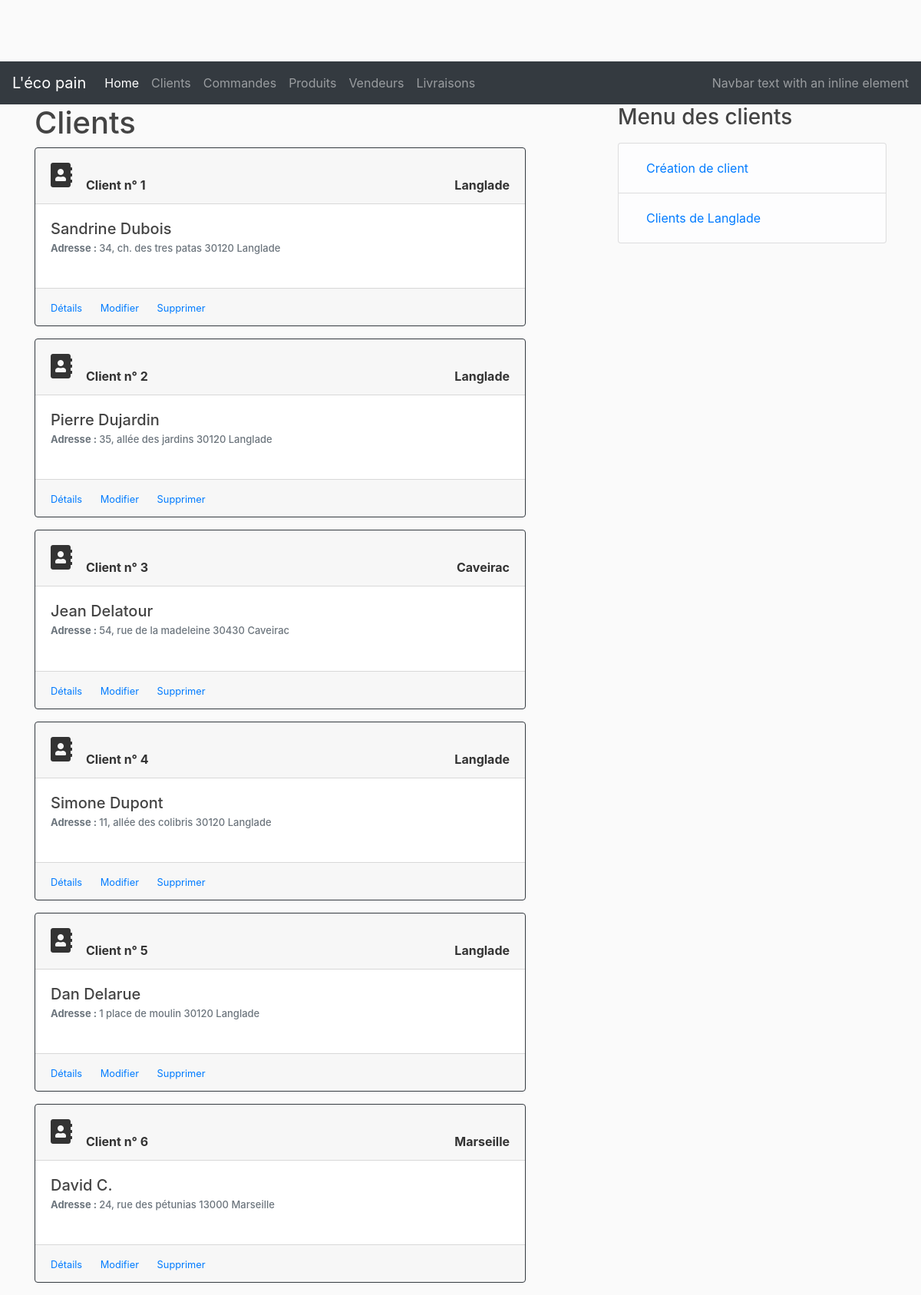
Page /customers on the committed database.
### lecopain/dao/customer.py (models this page shows, shortened)
class Customer(db.Model)        :
    __tablename__               = 'customers'
    id                          = db.Column(db.Integer, primary_key                             = True)
    firstname                   = db.Column(db.String(50), nullable                             = False)
    lastname                    = db.Column(db.String(50), nullable                             = False)
    address                     = db.Column(db.String(200))
    cp                          = db.Column(db.String(20))
    city                        = db.Column(db.String(50))
    email                       = db.Column(db.String(200), nullable                            = False)
    created_at                  = db.Column(db.DateTime, nullable                               = False, default = datetime.utcnow)
    orders                      = db.relationship('CustomerOrder', backref                      = 'owner', lazy  = True)

### lecopain/controllers/customer_controller.py (the view)
@customer_page.route("/customers", methods=['GET', 'POST'])
def customers():
    new_orders=[]
    customers = Customer.query.all()
    return render_template('/customers/customers_rest.html', customers=customers, cpt=0)

### lecopain/templates/customers/customers_rest.html (shortened to what this page needs)
{% extends "layout.html" %}
{% block content %}
<h1>Clients</h1>
    {% set count = O %}
    {% for customer in customers %}
    <div class="card border-dark mb-3" style="width: 40rem;">
        <div class="card-header">
                <span style="float: left; font-size: 2em;">
                    <i class="fas fa-address-book "> </i> &nbsp;
                </span>
                <br>
                <b>Client n° {{customer.id}}</b>
                <span style="float: right"><b>{{ customer.city }}</b></span>
        </div>
        <div class="card-body">
            <h5 class="card-title">
                {{customer.firstname}} {{customer.lastname}}
            </h5>
            <h6 class="card-subtitle mb-2 text-muted" style="font-size:13px;"><b>Adresse : </b>
                {{ customer.address }} {{ customer.cp }} {{ customer.city }}<br><br>
            </h6>
        </div>
        <div class="card-footer">
            <small class="text-muted">
                <a href="/customers/{{customer.id}}" class="card-link">Détails</a>
                <a href="/customers/update/{{customer.id}}" class="card-link">Modifier</a>
                <a href="/customers/delete/{{customer.id}}" class="card-link">Supprimer</a>
            </small>
        </div>
    </div>
    {% endfor %}
{% endblock %}
{% block right_menu %}
<div class="content-section">
    <h3>Menu des clients</h3>
    <p class='text-muted'>
        <ul class="list-group">
        <li class="list-group-item list-group-item-light">
            <a class="nav-link" href="/customers/new">Création de client</a></li>
        <li class="list-group-item list-group-item-light">
            <a class="nav-link" href="/customers/city/Langlade">Clients de Langlade</a></li>
        </ul>
    </p>
</div>
{% endblock %}

### lecopain/templates/layout.html (shortened to what this page needs)
<!DOCTYPE html>
<html>
<head>
  <link rel="stylesheet" href="https://stackpath.bootstrapcdn.com/bootstrap/4.2.1/css/bootstrap.min.css"
 />
  <link rel="stylesheet" type="text/css" href="{{ url_for('static', filename='main.css')}}" />
  <link rel="stylesheet" href="https://use.fontawesome.com/releases/v5.7.1/css/all.css"
 />
  <link rel="stylesheet"
    href="https://cdnjs.cloudflare.com/ajax/libs/tempusdominus-bootstrap-4/5.0.0-alpha14/css/tempusdominus-bootstrap-4.min.css" />
</head>
<body>
  <nav class="navbar navbar-expand-lg navbar-dark bg-dark">
    <a class="navbar-brand" href="#">L'éco pain</a>
    <div class="collapse navbar-collapse" id="navbarText">
      <ul class="navbar-nav mr-auto">
        <li class="nav-item active">
          <a class="nav-link" href="/">Home <span class="sr-only">(current)</span></a>
        </li>
        <li class="nav-item">
          <a class="nav-link" href="/customers">Clients</a>
        </li>
        <li class="nav-item">
          <a class="nav-link" href="/orders">Commandes</a>
        </li>
        <li class="nav-item">
          <a class="nav-link" href="/products">Produits</a>
        </li>
        <li class="nav-item">
          <a class="nav-link" href="/vendors">Vendeurs</a>
        </li>
        <li class="nav-item">
          <a class="nav-link" href="/deliveries">Livraisons</a>
        </li>
      </ul>
      <span class="navbar-text">
        Navbar text with an inline element
      </span>
    </div>
  </nav>
  <div class="container">
    <div class="row">
      <div class="col-md-8">
        {% block content %} {% endblock %}
      </div>
      <div class="col-md-4">
        {% block right_menu %} {% endblock %}
      </div>
    </div>
  </div>
</body>
</html>

### lecopain/static/main.css (style rules this page uses)
body { background: #fafafa; color: #333333; margin-top: 5rem; }
h1, h2, h3, h4, h5, h6 { color:#444444; }

### rows in the picture
Customer: id "1", city "Langlade", firstname "Sandrine", lastname "Dubois", address "34, ch. des tres patas", cp "30120"
Customer: id "2", city "Langlade", firstname "Pierre", lastname "Dujardin", address "35, allée des jardins", cp "30120"
Customer: id "3", city "Caveirac", firstname "Jean", lastname "Delatour", address "54, rue de la madeleine", cp "30430"
Customer: id "4", city "Langlade", firstname "Simone", lastname "Dupont", address "11, allée des colibris", cp "30120"
Customer: id "5", city "Langlade", firstname "Dan", lastname "Delarue", address "1 place de moulin", cp "30120"
Customer: id "6", city "Marseille", firstname "David", lastname "C.", address "24, rue des pétunias", cp "13000"
